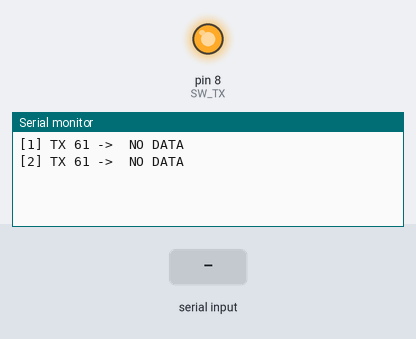
Bench run of a sketch on a simulated Arduino Uno, built with avr-gcc and run on an emulated ATmega328P. On the bench: output pins drawn as LEDs (lit = HIGH), the last lines printed to the serial monitor. The inputs (shaded band) are chosen by the test bench.

Above: at 3.2 s.
3.3 s: byte 30 received over Serial
At 5.0 s:
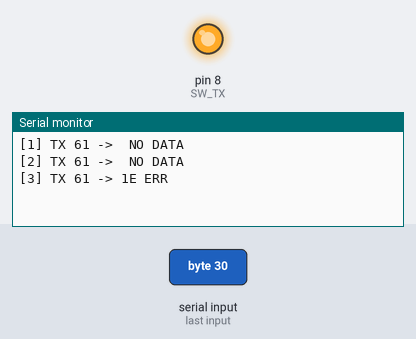
5.6 s: byte 90 received over Serial
At 7.1 s:
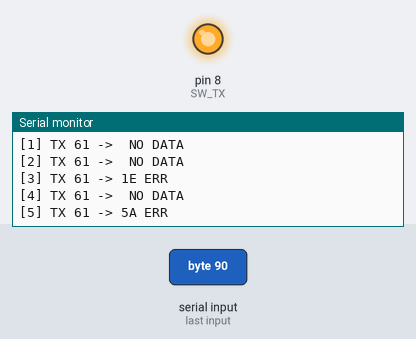
7.7 s: byte 120 received over Serial
At 8.8 s:
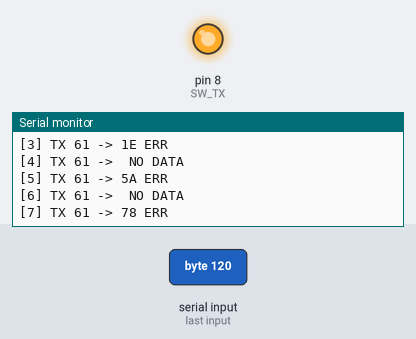
Timing chart, 0 to 10.7 s (numbered marks = the images above; inputs shaded):
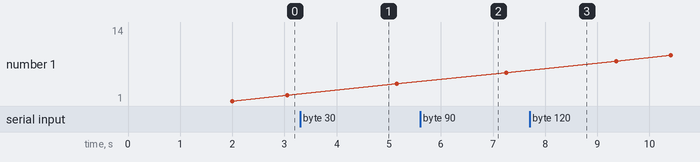

Measured:
- after the input at 3.3 s, the serial monitor: prints a new line after 0.80 s (image 1)
- after the input at 5.6 s, the serial monitor: prints a new line after 0.61 s (image 2)
- after the input at 7.7 s, the serial monitor: prints a new line after 0.61 s (image 3)

The sketch:

4.ino
```cpp
#include <Arduino.h>

const uint8_t SW_TX = 0;
const uint32_t BAUD = 9600;
const uint16_t BIT_US = 1000000UL / BAUD;

#define TX_ON()   (PORTB |=  (1 << SW_TX))
#define TX_OFF()  (PORTB &= ~(1 << SW_TX))

unsigned long total = 0;
unsigned long ok = 0;
unsigned long fail = 0;

void swSend(uint8_t v) {
  TX_OFF();
  delayMicroseconds(BIT_US);

  for (uint8_t i = 0; i < 8; i++) {
    if (v & (1 << i)) TX_ON();
    else              TX_OFF();
    delayMicroseconds(BIT_US);
  }

  TX_ON();
  delayMicroseconds(BIT_US);
}

void setup() {
  DDRB |= (1 << SW_TX);
  TX_ON();

  Serial.begin(9600);
  delay(2000);
}

void loop() {
  total++;
  uint8_t tx = 0x61;

  Serial.print("[");
  Serial.print(total);
  Serial.print("] TX ");
  Serial.print(tx, HEX);
  Serial.print(" -> ");

  swSend(tx);
  delay(50);

  if (Serial.available()) {
    uint8_t rx = Serial.read();
    Serial.print(rx, HEX);

    if (rx == tx) {
      ok++;
      Serial.println(" OK");
    } else {
      fail++;
      Serial.println(" ERR");
    }
  } else {
    fail++;
    Serial.println(" NO DATA");
  }

  if (total % 10 == 0) {
    Serial.print("TOTAL=");
    Serial.print(total);
    Serial.print(" OK=");
    Serial.print(ok);
    Serial.print(" FAIL=");
    Serial.println(fail);
  }

  delay(1000);
}
```
